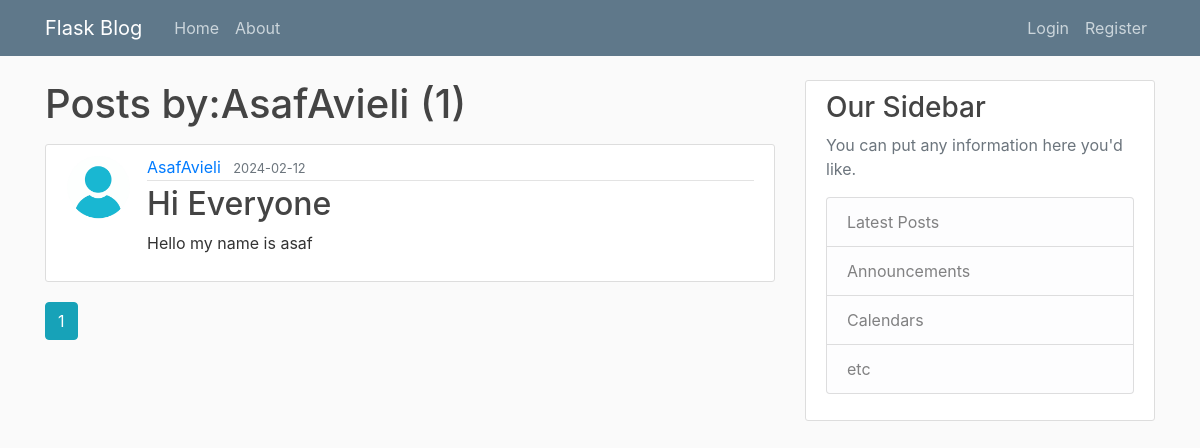
Page /user/AsafAvieli on the committed database.
### flaskBlog/models.py (models this page shows, shortened)
class User(db.Model, UserMixin):
    id = db.Column(db.Integer, primary_key = True)
    username = db.Column(db.String(25), unique = True, nullable = False)
    email = db.Column(db.String(100), unique = True, nullable = False)
    image_file = db.Column(db.String(25), nullable = False, default="default.jpg")
    password = db.Column(db.String(50), nullable=False)
    posts = db.relationship("Post", backref = "author", lazy = True)

class Post(db.Model):
     id = db.Column(db.Integer, primary_key = True)
     title = db.Column(db.String(100), nullable=False)
     date = db.Column(db.DateTime, nullable=False, default = datetime.utcnow())
     content = db.Column(db.Text, nullable=False)
     user_id = db.Column(db.Integer, db.ForeignKey("user.id"), nullable=False)

### flaskBlog/users/routes.py (the view)
@users.route("/user/<string:username>")
def user_posts(username):
    page = request.args.get("page", 1, type = int)
    user = User.query.filter_by(username=username).first_or_404()
    posts = Post.query.filter_by(author=user)\
          .order_by(Post.date.desc())\
            .paginate(page = page, per_page=5)
    return render_template("user_posts.html", posts=posts, user=user)

### flaskBlog/templates/user_posts.html
{% extends "layout.html" %}
{% block content %}
<h1 class="mb-3">Posts by:{{ user.username }} ({{ posts.total }}) </h1>
    {% for post in posts.items %}
        <article class="media content-section">
          <img class = "rounded-circle article-img"
            src="{{ url_for('static', filename = 'profile_pics/' + post.author.image_file) }}">
          <div class="media-body">
            <div class="article-metadata">
              <a class="mr-2" href="{{ url_for('users.user_posts', username = post.author.username) }}">
                {{ post.author.username }}</a>
              <small class="text-muted">{{ post.date.strftime('%Y-%m-%d') }}</small>
            </div>
            <h2><a class="article-title" href="{{ url_for('posts.post', post_id = post.id) }}">{{ post.title }}</a></h2>
            <p class="article-content">{{ post.content }}</p>
          </div>
        </article>
    {% endfor %}
    {% for page_num in posts.iter_pages(left_edge=1, right_edge=1, left_current=1, right_current=2) %}
    {% if page_num %}
      {% if posts.page == page_num %}
      <a class="btn btn-info mb-4" href="{{ url_for('users.user_posts', username = user.username, page=page_num) }}">
         {{ page_num }}</a>
      {% else %}
      <a class="btn btn-outline-info mb-4" href="{{ url_for('users.user_posts', username = user.username, page=page_num) }}">
         {{ page_num }}</a>
      {% endif %}
    {% else %}
    ...
    {% endif %}
    {% endfor %}
{% endblock content %}

### flaskBlog/static/main.css (style rules this page uses)
body { background: #fafafa; color: #333333; margin-top: 5rem; }
h1, h2, h3, h4, h5, h6 { color: #444444; }
.content-section { background: #ffffff; padding: 10px 20px; border: 1px solid #dddddd; border-radius: 3px; margin-bottom: 20px; }
.article-title { color: #444444; }
.article-content { white-space: pre-line; }
.article-img { height: 65px; width: 65px; margin-right: 16px; }
.article-metadata { padding-bottom: 1px; margin-bottom: 4px; border-bottom: 1px solid #e3e3e3 }

### rows in the picture
User: username "AsafAvieli"
Post: image_file (placeholder picture), author.username "AsafAvieli", date "2024-02-12", title "Hi Everyone", content "Hello my name is asaf"

### other values in the picture
{{ posts.total }} "1"
{{ page_num }} "1"
